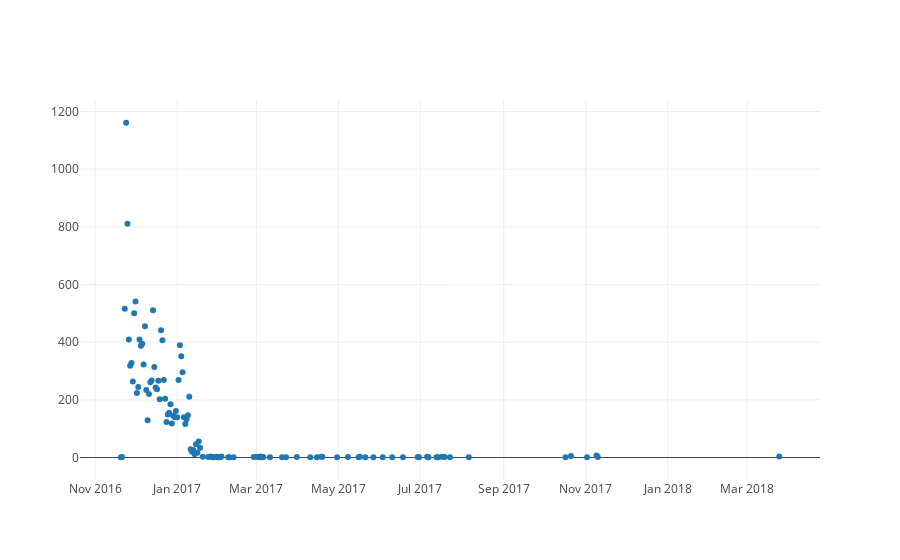

Source (notebook cell):
### Code cell
#and let's call the plotly function:
#iplot(plot_pc(pa_date_group, qty_x='created_date', qty_y='user_id', 
#              mode_= 'markers', text_=pa_date_group.index))

#Now, this will run into trouble! It's because the created_date is an index, and we can't call the index
#the way we defined the plotly function.

#A simple way out could be to copy the created_date column into another column, say, copy_date:
#pa_date_group['copy_date'] = pa_date_group['created_date'] #won't work
#pa_date_group['copy_date'] = pa_date_group.created_date #won't work
pa_date_group['copy_date'] = pa_date_group.index #and see that we need to access it as index

#Now try to plot again:
iplot(plot_pc(pa_date_group, qty_x='copy_date', qty_y='user_id', 
              mode_= 'markers', text_=pa_date_group.index))
#for the mode_ keyword, also try 'lines+markers', and 'lines'
#This makes sense, as it was a fall course...
